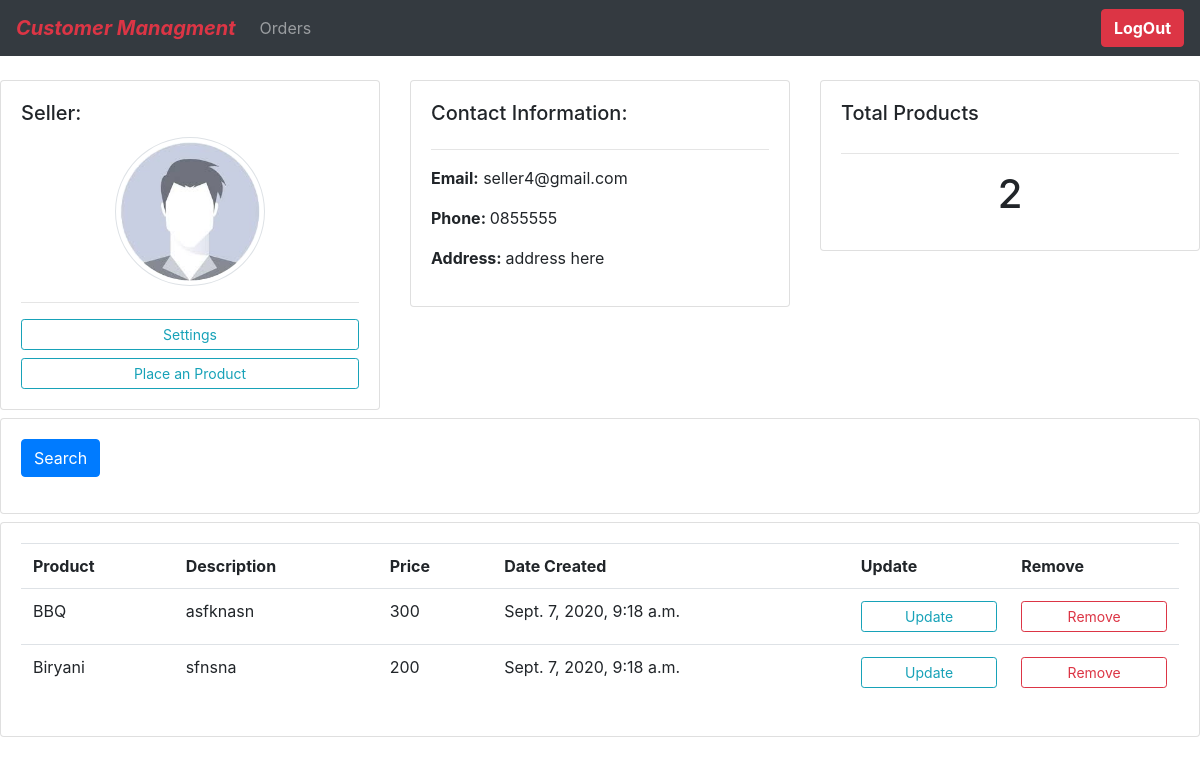
The app's page /seller/4/ (signed in), older data.
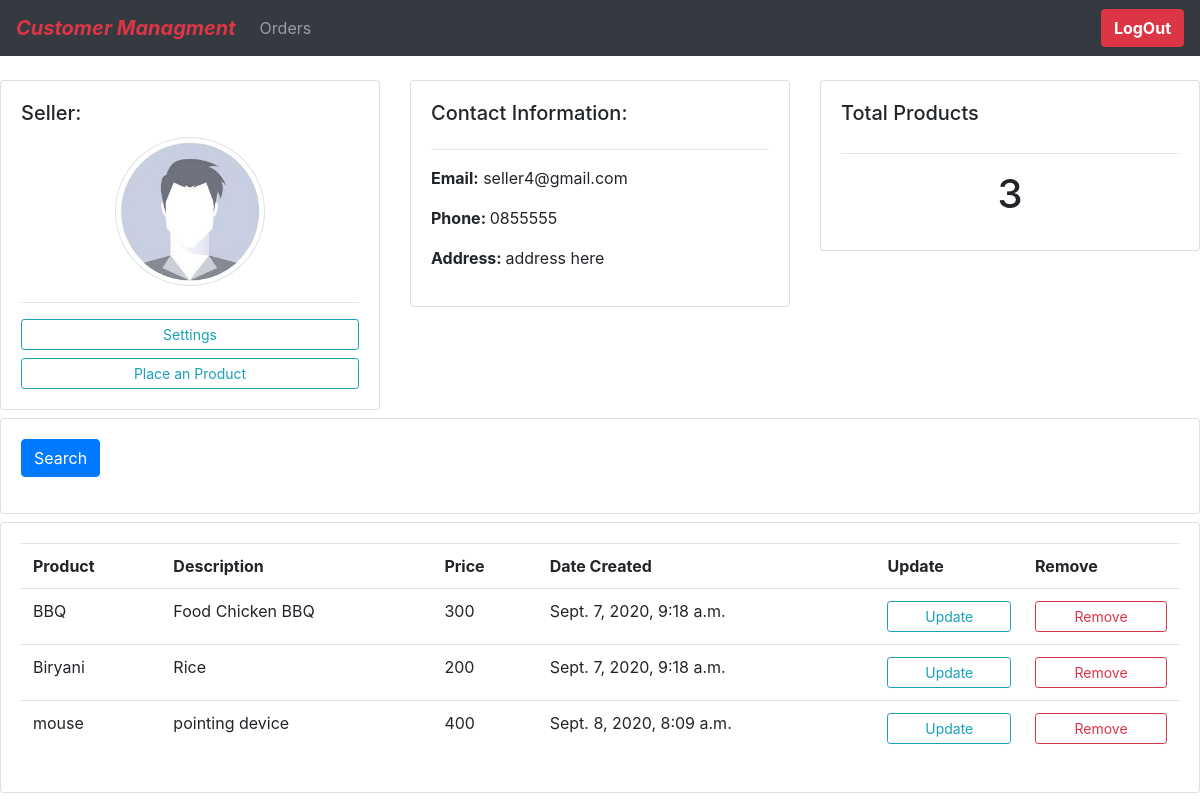
The same page, newer data.
### product/models.py (models this page shows)
class Product(models.Model):
    seller = models.ForeignKey(Seller , on_delete=models.CASCADE)
    name = models.CharField(unique=True,max_length=200)
    description = models.CharField(max_length=200)
    price = models.IntegerField()
    created_at = models.DateTimeField(auto_now_add=True,max_length=200)
    updated_at = models.DateTimeField(auto_now=True,max_length=200)
    class Meta:
        verbose_name = 'Product'
        verbose_name_plural = 'Products'
    def __str__(self):
        return self.name

### seller/views.py (the view)
# urls.py: path('<str:pk>/',seller_home ,name="seller-home"),
@login_required(login_url="signin")
@user_passes_test(is_user_seller , login_url='signin')
def seller_home(request,pk):
    try:
        seller =  Seller.objects.get(id=pk)
    except User.DoesNotExist:
        raise Http404("Seller Does Not Exisit")
    sellerproducts = Product.objects.filter(seller=seller)
    totalsellerproducts = sellerproducts.count()
    context = {'seller':seller,'sellerproducts':sellerproducts,"totalsellerproducts":totalsellerproducts }
    return render(request,"seller_home.html",context)

### seller/views.py (called while the page is built)
def is_user_seller(user):
    if user.user_type=="SELLER" and user.is_active:
        return True

### static/template/seller_home.html
{% extends 'main.html' %}
{% block content %}
<br>
<div class="row mb-2">
    <div class="col-md">
        <div class="card card-body">
            <h5 class="card-title">Seller:</h5>
            <img width="150" height="150" class="mx-auto d-block img-thumbnail rounded-circle" src="{{request.user.seller.profile_pic.url}}" alt="">
            <hr>
            <a class="btn btn-outline-info btn-sm btn-block" href="{% url 'settings_seller' request.user.seller.id %}">Settings</a>
            <a class="btn btn-outline-info btn-sm btn-block" href="{% url 'place_product' request.user.seller.id %}">Place an Product </a>
        </div>
    </div>
    <div class="col-md">
        <div class="card card-body">
            <h5>Contact Information:</h5>
            <hr>
            <p class=""><b>Email:</b>  {{seller.user.email}}</p>
            <p><b>Phone: </b> {{seller.phone}}</p>
            <p><b>Address: </b> {{seller.address}}</p>
        </div>
    </div>
    <div class="col-md">
        <div class="card card-body">
            <h5 class="card-title">Total Products</h5>
            <hr>
            <h1 class="text-center card-title">
                {{totalsellerproducts}}
            </h1>
        </div>
    </div>
</div>
<div class="row mt-2 mb-2">
    <div class="col-md">
        <div class="card card-body">
            <form method="get">
                <button class="btn btn-primary" type="submit"> Search</button>
            </form>
        </div>
    </div>
</div>
<div class="row mt-2">
    <div class="col-md">
        <div class="card card-body">
            <table class="table">
                <tr>
                    <th>Product</th>
                    <th>Description</th>
                    <th>Price</th>
                    <th>Date Created</th>
                    <th>Update</th>
                    <th>Remove</th>
                </tr>
                {% if sellerproducts %}
                    {% for i in sellerproducts %}
                    <tr>
                        <td>{{i}}</td>
                        <td>{{i.description}}</td>
                        <td>{{i.price}}</td>
                        <td>{{i.created_at}}</td>
                        <td>
                            <a class="btn btn-outline-info btn-sm btn-block" href="{% url 'update_product' i.id %}">Update </a>
                        </td>
                        <td><a class="btn btn-outline-danger btn-sm btn-block" href="">Remove</a></td>
                    </tr>
                    {% endfor %}
                {% endif %}
            </table>
        </div>
    </div>
</div>
{% endblock %}

Row changes from the older to the newer data that the page shows:
changed Product "BBQ": description "asfknasn" → "Food Chicken BBQ"
changed Product "Biryani": description "sfnsna" → "Rice"
added Product: name "mouse", description "pointing device", price "400", created_at "Sept. 8, 2020, 8:09 a.m."
Text that changed along with them:
{{ totalsellerproducts }}: "2" → "3"
